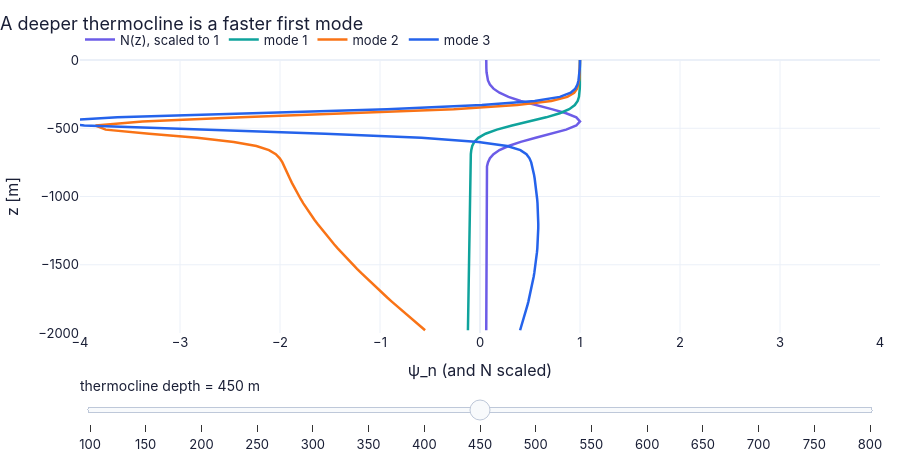

Notebook code for this chart:
### Markdown cell above
**What you see.** The first three internal modes for uniform stratification (left) and for a profile with a sharp thermocline (right, with $N(z)$ shaded in blue).

**How to read it.** Mode $n$ crosses zero $n$ times. With a thermocline the crossings crowd into it, the deep ocean moves as one slab, and the modes are slower. The printed WKB estimate $\int N\,dz/(n\pi)$ misses the first speed by a quarter — a sharp thermocline is not a slowly varying medium.

**What would change if…** …the thermocline were deeper? Next figure.

### Code cell
z_f6 = np.linspace(-H_o, 0.0, 141)                             # a coarser grid (141 nodes) for fifteen eigen-solves

def f6(depth):                                                 # curves for one thermocline depth [m]
    N2_ = ch13.thermocline_N2(z_f6, z_t=-depth)                # N^2(z) with the thermocline centred at -depth
    md = VM.vertical_modes(z_f6, N2_, n_modes=4, lid="free")   # its modes
    top = z_f6 >= -2000.0                                      # only the top 2000 m are drawn
    return {"N(z), scaled to 1": ((np.sqrt(N2_)/np.sqrt(N2_).max())[top], z_f6[top]),   # hand the result back to the caller
            "mode 1": (md.psi[1][top], z_f6[top]), "mode 2": (md.psi[2][top], z_f6[top]), "mode 3": (md.psi[3][top], z_f6[top])}

figF6 = slider_figure(f6, "thermocline depth", np.arange(100.0, 801.0, 50.0), unit="m", xlabel="ψ_n (and N scaled)",
                      ylabel="z [m]", title="A deeper thermocline is a faster first mode", xrange=(-4, 4), yrange=(-2000, 0))   # 15 slider positions
figF6.show()   # display the interactive figure (the slider works on the web page too)
for d_ in (150.0, 300.0, 600.0):                               # three thermocline depths [m]
    md_ = VM.vertical_modes(z_f6, ch13.thermocline_N2(z_f6, z_t=-d_), n_modes=4, lid="free")   # modes for each
    print(f"thermocline at {d_:.0f} m: c_1 = {md_.c[1]:.3f} m/s, H_e = {md_.He[1]:.3f} m, c_2 = {md_.c[2]:.3f}, c_3 = {md_.c[3]:.3f} m/s")   # the speeds the slider cannot show in its legend
